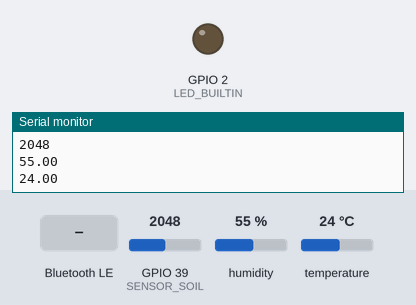
A sketch run on a simulated ESP32. Shown: output pins drawn as LEDs (lit = HIGH), the last lines printed to the serial monitor. The test bench sets the inputs (shaded band); at power-on: GPIO 39 (SENSOR_SOIL) = 2048, humidity 55 %, temperature 24 °C. Nothing arrives over Bluetooth unless stated; a phone connects over Bluetooth LE 3 s after start.

Above: at 1.2 s.
1.3 s: Bluetooth LE write "ON" received
At 4.3 s:
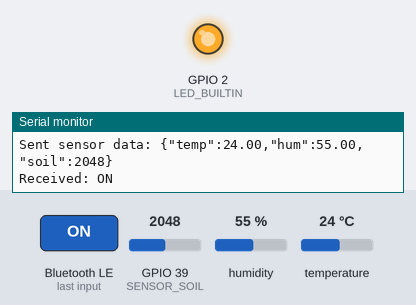
4.6 s: Bluetooth LE write "OFF" received
At 5.9 s:
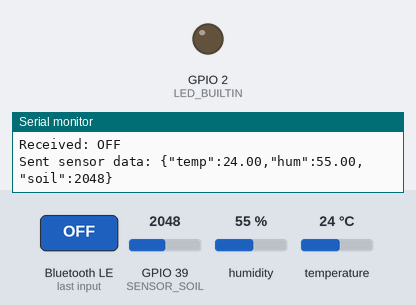
Timing chart, 0 to 7.6 s (numbered marks = the images above; inputs shaded):
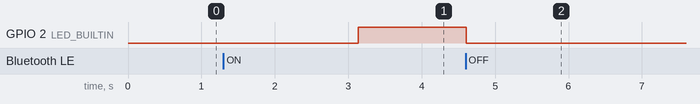

The sketch:

ArduinoNano33.ino
```cpp
#include <ArduinoBLE.h>
#include <DHT.h>

// Define DHT sensor parameters
#define DHTPIN D5
#define DHTTYPE DHT11
#define SENSOR_SOIL A3


// Initialize DHT sensor
DHT dht(DHTPIN, DHTTYPE);

// Custom UUIDs for services and characteristics
const char* deviceServiceUuid = "19b10000-e8f2-537e-4f6c-d104768a1214";
const char* ledServiceUuid = "19b10002-e8f2-537e-4f6c-d104768a1214";
const char* sensorServiceUuid = "19b10003-e8f2-537e-4f6c-d104768a1214";
const char* deviceMessageCharacteristicUuid = "19b10010-e8f2-537e-4f6c-d104768a1214";
const char* ledCharacteristicUuid = "19b10012-e8f2-537e-4f6c-d104768a1214";
const char* sensorCharacteristicUuid = "19b10013-e8f2-537e-4f6c-d104768a1214";

// BLE services and characteristics
BLEService ledService(ledServiceUuid);
BLEService sensorService(sensorServiceUuid);
BLECharacteristic ledChar(ledCharacteristicUuid, BLEWrite, 20);
BLEStringCharacteristic sensorCharacteristic(sensorCharacteristicUuid, BLERead | BLENotify, 100);

// Mode switching variables
unsigned long modeStartTime = 0;
const unsigned long COMPUTER_MODE_DURATION = 10000; // 10 seconds
unsigned long lastSensorUpdate = 0;
const unsigned long SENSOR_UPDATE_INTERVAL = 2000; // Update sensor data every 2 seconds

// Data storage for passing between modes
String storedData = "No data yet";
bool newDataAvailable = false;

// Device connection tracking
BLEDevice peripheral;

void setup() {
  Serial.begin(9600);
  while (!Serial);

  pinMode(LED_BUILTIN, OUTPUT);


  dht.begin();

  if (!BLE.begin()) {
    Serial.println("Starting Bluetooth® Low Energy module failed!");
    while (1);
  }

  // Setup for computer mode (peripheral)
  BLE.setLocalName("Nano33_BLE");

  // Set up all services

  ledService.addCharacteristic(ledChar);
  sensorService.addCharacteristic(sensorCharacteristic);

  BLE.addService(ledService);
  BLE.addService(sensorService);

  sensorCharacteristic.writeValue("No sensor data yet");

  // Start advertising
  Serial.println("\n===== COMPUTER MODE =====");
  BLE.advertise();
}

void loop() {
  unsigned long currentTime = millis();

  // Read sensor data
  int soilMoisture = analogRead(SENSOR_SOIL);
  float humidity = dht.readHumidity();
  float temperature = dht.readTemperature();

  Serial.println(soilMoisture);
  Serial.println(humidity);
  Serial.println(temperature);


  // Format sensor data as JSON-like string
  String sensorData = "{\"temp\":" + String(temperature) +
                      ",\"hum\":" + String(humidity) +
                      ",\"soil\":" + String(soilMoisture) + "}";

  // Update stored data for transmission
  storedData = sensorData;
  newDataAvailable = true;

  // Handle BLE communication
  broadcastDataToComputer();

  // Small delay to prevent excessive CPU usage
  delay(100);
}

void broadcastDataToComputer() {
  BLEDevice central = BLE.central();

  if (central) {
    Serial.println("Connected to computer: " + central.address());
    modeStartTime = millis();
    lastSensorUpdate = 0; // Force immediate sensor update on connection

    while (central.connected()) {
      unsigned long currentTime = millis();

      // Update sensor data at regular intervals
      if (currentTime - lastSensorUpdate >= SENSOR_UPDATE_INTERVAL) {
        // Read fresh sensor data
        int soilMoisture = analogRead(SENSOR_SOIL);
        float humidity = dht.readHumidity();
        float temperature = dht.readTemperature();

        // Format and send sensor data
        String sensorData = "{\"temp\":" + String(temperature) +
                           ",\"hum\":" + String(humidity) +
                           ",\"soil\":" + String(soilMoisture) + "}";

        sensorCharacteristic.writeValue(sensorData);

        Serial.println("Sent sensor data: " + sensorData);
        lastSensorUpdate = currentTime;

      }

      // Handle LED control commands
      if (ledChar.written()) {
        int len = ledChar.valueLength();
        byte buffer[len + 1]; // +1 for null terminator
        ledChar.readValue(buffer, len);
        buffer[len] = 0; // Ensure null termination

        String command = String((char*)buffer);
        Serial.println("Received: " + command);

        if (command == "ON") {
            digitalWrite(LED_BUILTIN, HIGH);
        } else if (command == "OFF") {
            digitalWrite(LED_BUILTIN, LOW);
        }
      }

      delay(10);
    }

    Serial.println("Disconnected from computer");
  }
}
```

Measured:
- after the input at 1.3 s, GPIO 2 (LED_BUILTIN): LOW → HIGH after 1.8 s
- after the input at 4.6 s, GPIO 2 (LED_BUILTIN): HIGH → LOW at once
